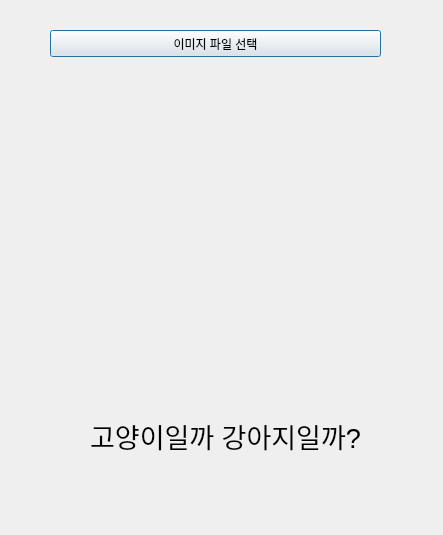
<?xml version="1.0" encoding="UTF-8"?>
<ui version="4.0">
 <class>Dialog</class>
 <widget class="QDialog" name="Dialog">
  <property name="geometry">
   <rect>
    <x>0</x>
    <y>0</y>
    <width>443</width>
    <height>535</height>
   </rect>
  </property>
  <property name="windowTitle">
   <string>Dialog</string>
  </property>
  <widget class="QPushButton" name="pushButton">
   <property name="geometry">
    <rect>
     <x>50</x>
     <y>30</y>
     <width>331</width>
     <height>27</height>
    </rect>
   </property>
   <property name="text">
    <string>이미지 파일 선택</string>
   </property>
  </widget>
  <widget class="QLabel" name="label">
   <property name="geometry">
    <rect>
     <x>60</x>
     <y>80</y>
     <width>321</width>
     <height>251</height>
    </rect>
   </property>
   <property name="text">
    <string/>
   </property>
   <property name="pixmap">
    <pixmap>../../../../home/user12/Downloads/FELV-cat.jpg</pixmap>
   </property>
   <property name="scaledContents">
    <bool>true</bool>
   </property>
  </widget>
  <widget class="QLabel" name="label_2">
   <property name="geometry">
    <rect>
     <x>30</x>
     <y>410</y>
     <width>391</width>
     <height>51</height>
    </rect>
   </property>
   <property name="font">
    <font>
     <pointsize>20</pointsize>
     <weight>50</weight>
     <italic>false</italic>
     <bold>false</bold>
    </font>
   </property>
   <property name="text">
    <string>고양이일까 강아지일까?</string>
   </property>
   <property name="alignment">
    <set>Qt::AlignCenter</set>
   </property>
  </widget>
 </widget>
 <resources/>
 <connections/>
</ui>
